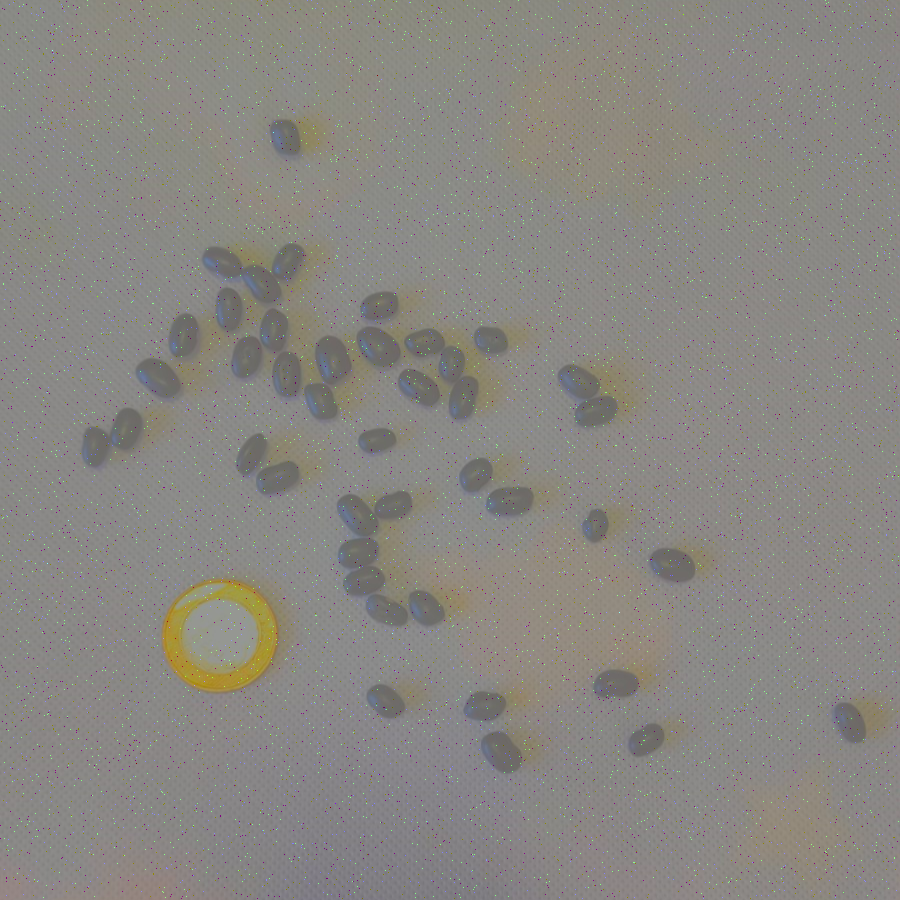
#> input picture imagens/sementes.png, 900 x 900 px, found by its file name
$ python Exercicio_7_5_1.py
#> lines starting #> are read from the running program, lines starting #| are printed output that depends on the picture; after the words box and inside, x2 and y2 are one past the last pixel; in counts of white or black regions, pixels touching at a corner belong together
import cv2
import numpy as np

# Carregamento da imagem do seu arquivo Ex2
img = cv2.imread('./Ex2/sementes.png')
#> img is the input picture: shape (900, 900, 3); mean B, G, R 129.8, 134.8, 137.2
cinza = cv2.cvtColor(img, cv2.COLOR_BGR2GRAY)
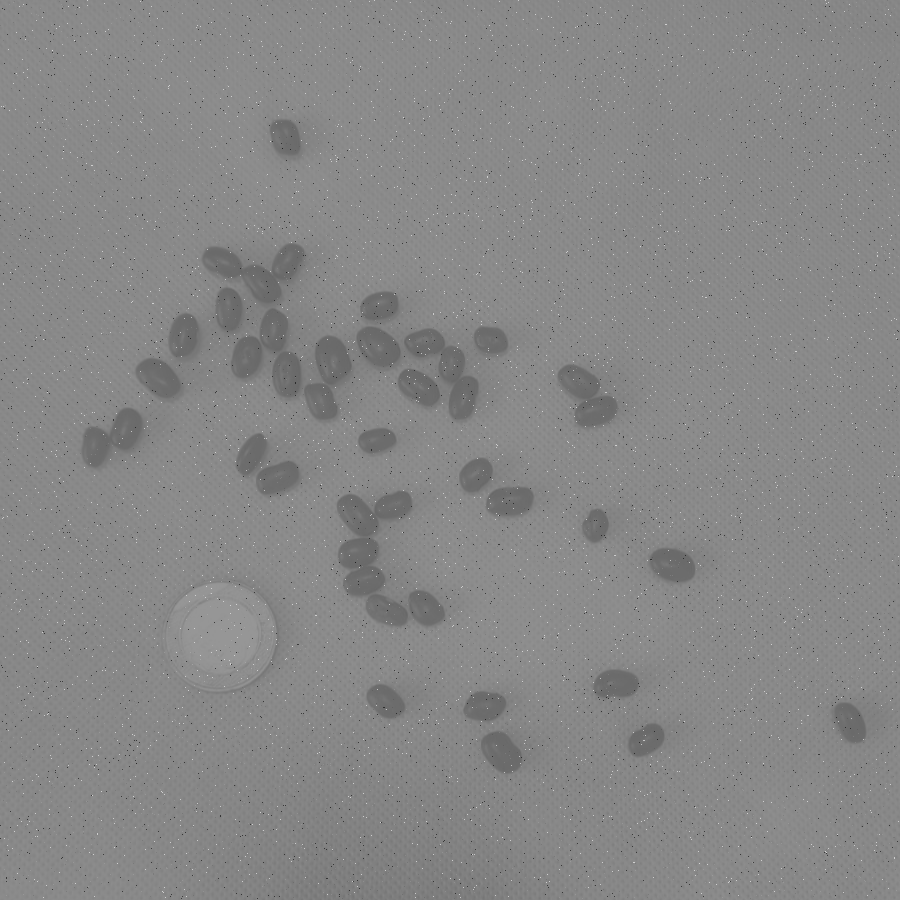
#> cinza: shape (900, 900); min 32, max 223, mean 135

# ETAPA 1: Limpeza Completa (1,0 pt)
blur = cv2.GaussianBlur(cinza, (5, 5), 0) # Elimina grãos indesejados
_, bin = cv2.threshold(blur, 0, 255, cv2.THRESH_BINARY_INV + cv2.THRESH_OTSU)
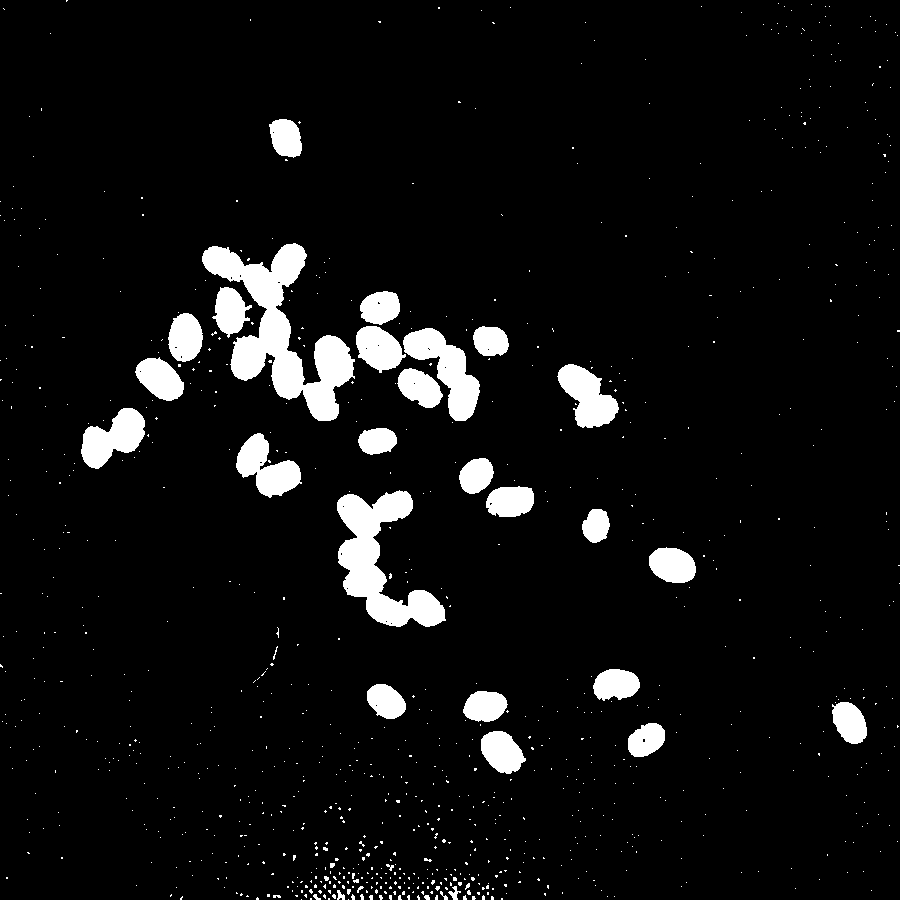
#> bin: shape (900, 900); 6.2% white; 965 white regions (929 under 20 px), largest, box (x1, y1, x2, y2) and area: (202, 243, 355, 421) 9766, (337, 490, 446, 627) 6495, (403, 328, 480, 421) 3096

# Morfologia: Erosão para separar os grãos que estão encostados
kernel = np.ones((3, 3), np.uint8)
bin_separada = cv2.erode(bin, kernel, iterations=2)
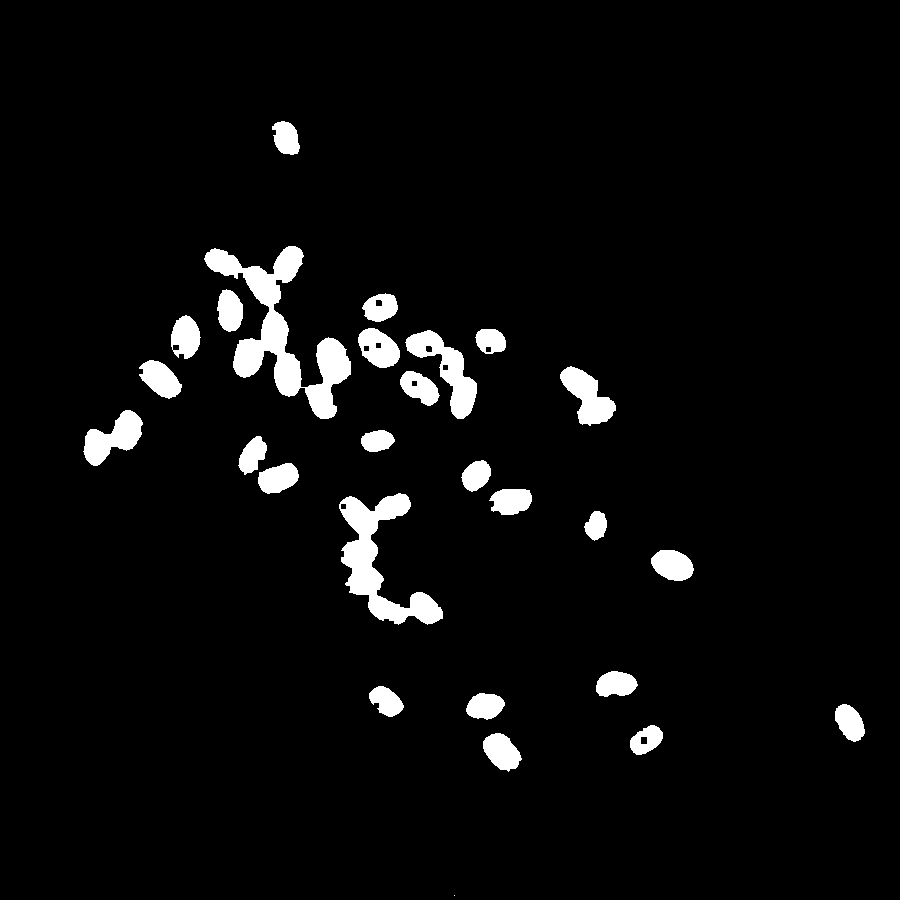
#> bin_separada: shape (900, 900); 4.3% white; 27 white regions (1 under 20 px)

# ETAPA 2: Extração de Metadados e Contagem (1,0 pt)
# RETR_CCOMP organiza a hierarquia em objetos (pais) e furos (filhos)[cite: 1]
contornos, hierarquia = cv2.findContours(bin_separada, cv2.RETR_CCOMP, cv2.CHAIN_APPROX_SIMPLE)
#> contornos = 37 contours, 1 with area under 20; largest, box (x1, y1, x2, y2) and area: (204, 246, 351, 419) 7086, (339, 493, 443, 625) 4709, (405, 330, 477, 419) 2254, (83, 410, 143, 466) 1646, (560, 366, 616, 426) 1628

total_graos = 0  # Inicializa o contador

if hierarquia is not None:
    for i in range(len(contornos)):
        # Condição Topológica: Só conta se o contorno não tiver um "pai"[cite: 1]
        if hierarquia[0][i][3] == -1:
            area = cv2.contourArea(contornos[i])

            if area > 100: # Filtro de área para evitar contar ruídos como grãos
                total_graos += 1  # Incrementa o contador de grãos

                # Extração dos dados exigidos no plano de ensino[cite: 1]
                perimetro = cv2.arcLength(contornos[i], True)
                M = cv2.moments(contornos[i])

                # Cálculo do Centroide (Inercial)
                cX = int(M['m10'] / M['m00'])
                cY = int(M['m01'] / M['m00'])

                # Momentos de Hu (Inercial)[cite: 1]
                hu = cv2.HuMoments(M).flatten()

                # Identificação de furos (Topológica)[cite: 1]
                furos = 0
                filho = hierarquia[0][i][2]
                while filho != -1:
                    furos += 1
                    filho = hierarquia[0][filho][0]

                # Desenha o número do grão e o centroide na imagem para a prova
                cv2.circle(img, (cX, cY), 3, (0, 255, 0), -1)
                cv2.putText(img, f"G{total_graos}", (cX - 10, cY - 10),
                            cv2.FONT_HERSHEY_SIMPLEX, 0.4, (255, 0, 0), 1)
#> this loop made 37 passes
#> (area, perimetro, cX, cY) on passes 2, 3, 5, 6, 7, 8, 9, 10, 11, 13, 14, 15: (943.5, 123.3, 501, 751), (633, 100.9, 645, 739), (732, 109.7, 849, 722), (731.5, 107.2, 484, 705), (646, 110.2, 386, 700), (776, 113.7, 615, 683), (953, 119.4, 672, 564), (442.5, 85.01, 595, 525), (4709, 596.2, 379, 560), (823.5, 125, 510, 500), (857, 117.7, 277, 477), (625.5, 97.15, 475, 475)
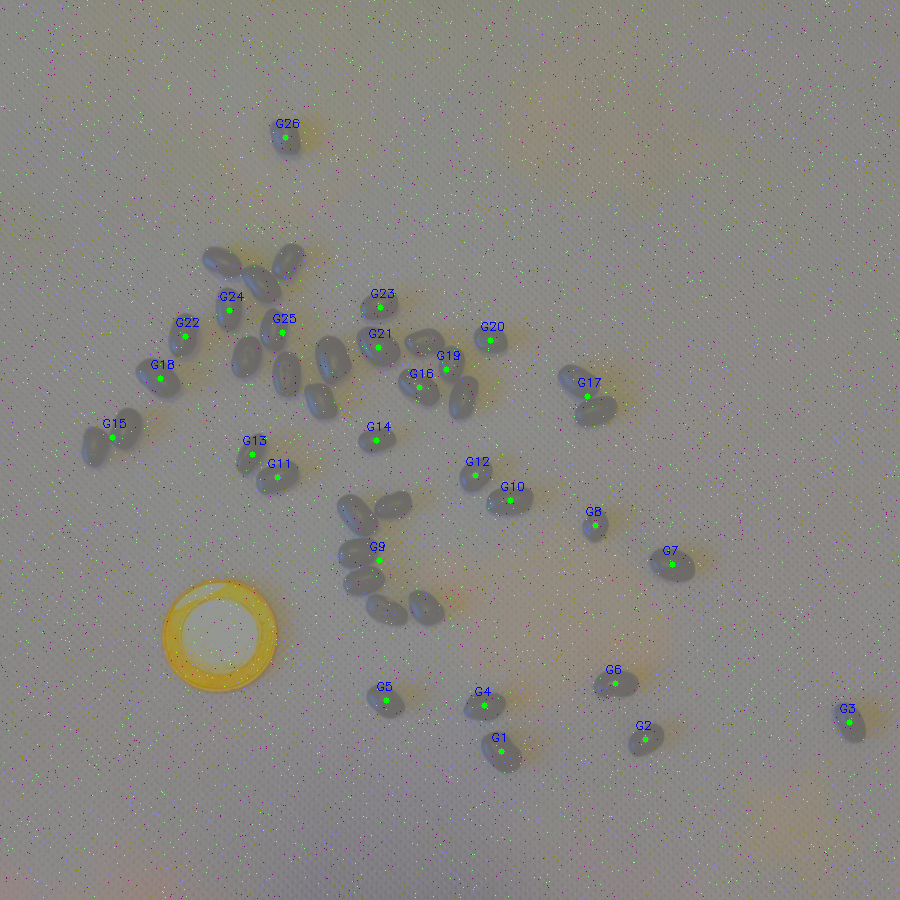
#> img: shape (900, 900, 3); 0.26% of pixels changed, all inside (x1, y1, x2, y2) = (103, 119, 855, 755)
#> after the loop, total_graos = 26

# Imprime o resultado final esperado na Etapa 2[cite: 1]
print("-" * 30)
print(f"CONTAGEM FINAL: {total_graos} grãos")
#| CONTAGEM FINAL: 26 grãos
print("-" * 30)

cv2.imshow("Inspeção de Sementes", img)
cv2.waitKey(0)
cv2.destroyAllWindows()
